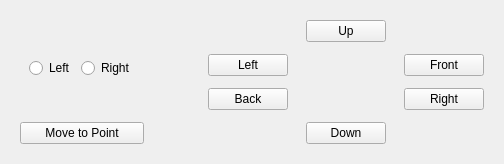
         <widget class="QWidget" name="tab">
          <attribute name="title">
           <string>Nudge</string>
          </attribute>
          <layout class="QHBoxLayout" name="horizontalLayout_5">
           <item>
            <widget class="QWidget" name="widget_2" native="true">
             <layout class="QVBoxLayout" name="verticalLayout_4">
              <item>
               <widget class="QWidget" name="widget_8" native="true">
                <property name="enabled">
                 <bool>true</bool>
                </property>
                <layout class="QHBoxLayout" name="horizontalLayout_15">
                 <item>
                  <widget class="QRadioButton" name="radioNudgeSideLeft">
                   <property name="text">
                    <string>Left</string>
                   </property>
                  </widget>
                 </item>
                 <item>
                  <widget class="QRadioButton" name="radioNudgeSideRight">
                   <property name="text">
                    <string>Right</string>
                   </property>
                  </widget>
                 </item>
                </layout>
               </widget>
              </item>
              <item>
               <widget class="QPushButton" name="btnMoveToPoint">
                <property name="enabled">
                 <bool>true</bool>
                </property>
                <property name="text">
                 <string>Move to Point</string>
                </property>
               </widget>
              </item>
             </layout>
            </widget>
           </item>
           <item>
            <spacer name="horizontalSpacer">
             <property name="orientation">
              <enum>Qt::Horizontal</enum>
             </property>
             <property name="sizeHint" stdset="0">
              <size>
               <width>40</width>
               <height>20</height>
              </size>
             </property>
            </spacer>
           </item>
           <item>
            <widget class="QWidget" name="widget_2" native="true">
             <layout class="QGridLayout" name="gridLayout_15">
              <item row="6" column="4" colspan="2">
               <widget class="QPushButton" name="btnDown">
                <property name="text">
                 <string>Down</string>
                </property>
                <attribute name="buttonGroup">
                 <string notr="true">btnGroupNudge</string>
                </attribute>
               </widget>
              </item>
              <item row="0" column="4" colspan="2">
               <widget class="QPushButton" name="btnUp">
                <property name="text">
                 <string>Up</string>
                </property>
                <attribute name="buttonGroup">
                 <string notr="true">btnGroupNudge</string>
                </attribute>
               </widget>
              </item>
              <item row="1" column="2" rowspan="5" colspan="6">
               <widget class="QLabel" name="lblAxes">
                <property name="text">
                 <string/>
                </property>
                <property name="scaledContents">
                 <bool>true</bool>
                </property>
                <property name="alignment">
                 <set>Qt::AlignCenter</set>
                </property>
               </widget>
              </item>
              <item row="4" column="0" colspan="2">
               <widget class="QPushButton" name="btnBack">
                <property name="text">
                 <string>Back</string>
                </property>
                <attribute name="buttonGroup">
                 <string notr="true">btnGroupNudge</string>
                </attribute>
               </widget>
              </item>
              <item row="2" column="0" colspan="2">
               <widget class="QPushButton" name="btnLeft">
                <property name="text">
                 <string>Left</string>
                </property>
                <attribute name="buttonGroup">
                 <string notr="true">btnGroupNudge</string>
                </attribute>
               </widget>
              </item>
              <item row="4" column="8" colspan="2">
               <widget class="QPushButton" name="btnRight">
                <property name="text">
                 <string>Right</string>
                </property>
                <attribute name="buttonGroup">
                 <string notr="true">btnGroupNudge</string>
                </attribute>
               </widget>
              </item>
              <item row="2" column="8" colspan="2">
               <widget class="QPushButton" name="btnFront">
                <property name="text">
                 <string>Front</string>
                </property>
                <attribute name="buttonGroup">
                 <string notr="true">btnGroupNudge</string>
                </attribute>
               </widget>
              </item>
             </layout>
            </widget>
           </item>
          </layout>
         </widget>
